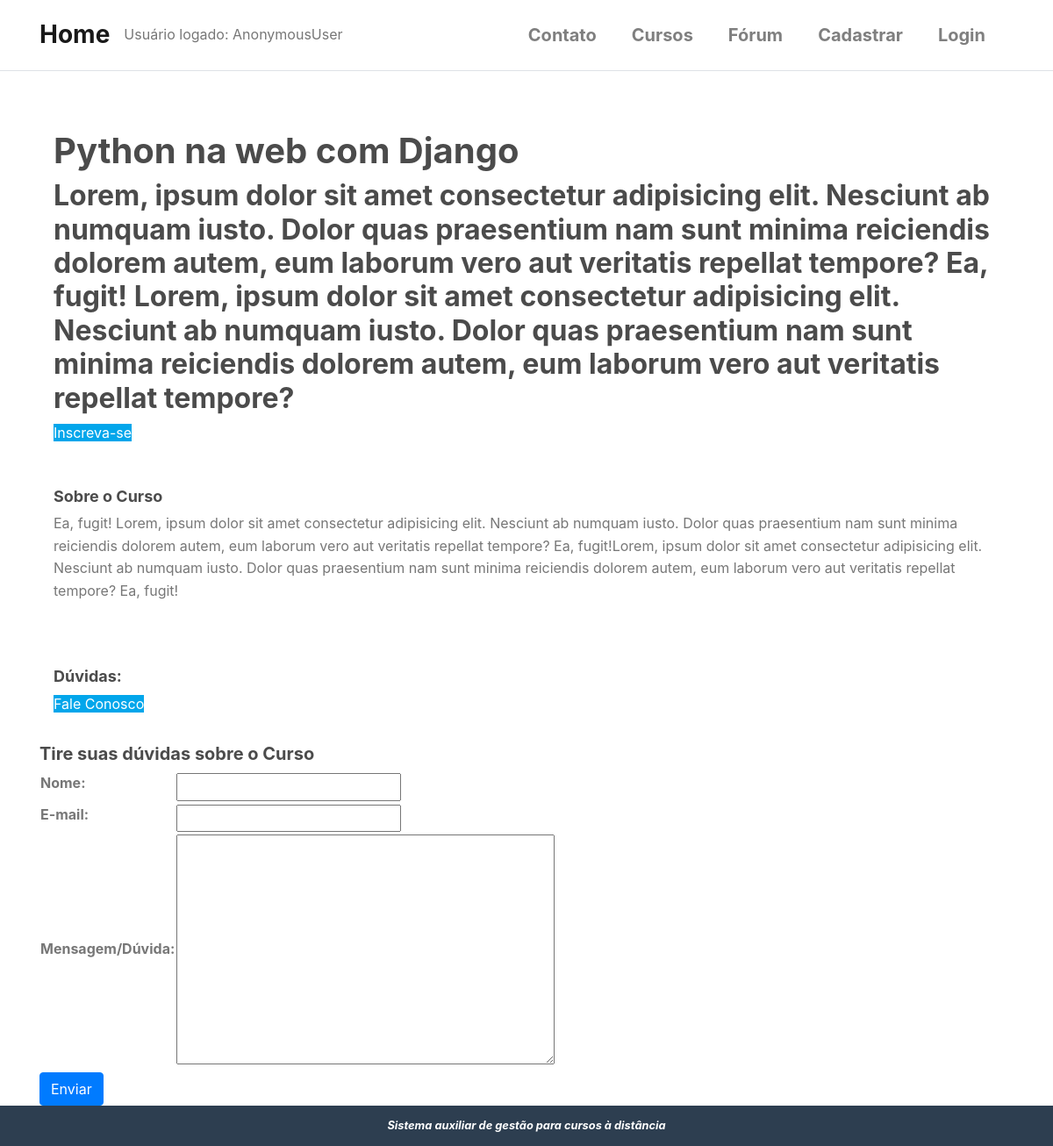
/cursos/python-na-web-com-django/, run on the app's committed database.
### cursos/models.py (models this page shows, shortened)
class Cursos(models.Model):
    nome = models.CharField('Nome', max_length=100)
    slug = models.SlugField('Atalho')
    descricao = models.TextField('Descrição Simples', blank=True)
    sobre = models.TextField('Sobre o Curso', blank=True)
    data_inicial = models.DateField(
        'Data de início', null=True, blank=True,
    )
    imagem = models.ImageField(
        upload_to='cursos/imagens', verbose_name='Imagem',
        null=True, blank=True
    )
    criado_em = models.DateTimeField('Criado em', auto_now_add=True)
    atualizado_em = models.DateTimeField('Atualizado em ', auto_now_add=True)
    objects = CursosManager()
    def __str__(self):
        return str(self.nome)
    class Meta:
        verbose_name = 'Curso'
        verbose_name_plural = 'Cursos'
        ordering = ['nome']  # ['-name'] ordem decrescente

### cursos/views.py (the view)
# urls.py: path('<slug:slug>/', views.detalhes_curso_view, name='detalhes_curso'),
def detalhes_curso_view(request, slug):
    curso = get_object_or_404(Cursos, slug=slug)
    context = {}
    if request.method == 'POST':
        form = FormContatoCurso(request.POST, request.FILES)
        if form.is_valid():
            context['is_valid'] = True  # aciona a mensagem
            form.send_email(curso)
            form = FormContatoCurso()
    else:
        form = FormContatoCurso()
    context['curso'] = curso
    context['form'] = form
    template_name = 'cursos/detalhes_curso.html'
    return render(request, template_name, context)

### cursos/forms.py (shortened to what this page needs)
class FormContatoCurso(forms.Form):
    nome = forms.CharField(label="Nome", widget=forms.TextInput())
    email = forms.EmailField(label="E-mail", widget=forms.TextInput())
    mensagem = forms.CharField(
        label="Mensagem/Dúvida", widget=forms.Textarea())

### cursos/templates/cursos/detalhes_curso.html (shortened to what this page needs)
{% extends 'base.html' %}
{% load static %}
{% block content %}
<div class="container">
    <div class="pure-g-r content-ribbon">
        <br>
        <br>
    </div>
    <body class="d-flex flex-column min-vh-100">
        <div class="pure-g-r content-ribbon">
            <div class="pure-u-1">
                <div class="l-box">
                <h1 class="splash-head">
                    {{ curso }}
                </h1>
                <h2 class="splash-subhead">
                    {{ curso.descricao }}
                </h2>
                <p><a href="{% url 'cursos:enrollment' curso.slug %}" class="pure-button primary-button">Inscreva-se</a></p>
                </div>
            </div>
        </div>
        <div class="pure-g-r content-ribbon">
            <div class="pure-u-2-3">
                <div class="l-box">
                    <h4 class="content-subhead">Sobre o Curso</h4>
                    {{ curso.sobre|linebreaks }}
                </div>
            </div>
        </div>
        <div class="pure-u-1-3">
            <div class="l-box">
                <h4>Dúvidas:</h4>
                <p><a href="{% url 'contato' %}" class="pure-button primary-button">Fale Conosco</a></p>
            </div>
        </div>
        <div class="container">
            <div class="row">
                <div class="pure-g-r content-ribbon" id="contato">
                    <div class="pure-u-1">
                        <h3>Tire suas dúvidas sobre o Curso</h3>
                        <form method="POST" action="">
                            <table>
                                <tbody>
                                    {{ form.as_table }}
                                </tbody>
                            </table>
                            <div class="pure-controls">
                                <button type="submit" class="btn btn-primary">Enviar</button>
                            </div>
                        </form>
                    </div>
                </div>
            </div>
        </div>
    </body>
</div>
{% endblock %}

### static/css/styles1.css (style rules this page uses)
* { -webkit-box-sizing: border-box; -moz-box-sizing: border-box; box-sizing: border-box; }
body { margin: 0 auto; line-height: 1.7em; }
a { color: #3b8bba; }
.l-box { padding: 1em; }
body .primary-button { background: #02a6eb; color: #fff; }
body { min-width: 320px; color: #777; line-height: 1.6; }
h1, h2, h3, h4, h5, h6 { font-weight: bold; color: rgb(75, 75, 75); }
h3 { font-size: 1.25em; }
h4 { font-size: 1.125em; }
a { color: #3b8bba; text-decoration: none; }

### data on the page
Cursos: nome "Python na web com Django", descricao "Lorem, ipsum dolor sit amet consectetur adipisicing elit. Nesciunt ab numquam iusto. Dolor quas praesentium nam sunt minima reiciendis dolorem autem, eum laborum vero aut veritatis repellat tempore? Ea, fugit! Lorem, ipsum dolor sit amet consectetur adipisicing elit. Nesciunt ab numquam iusto. Dolor quas praesentium nam sunt minima reiciendis dolorem autem, eum laborum vero aut veritatis repellat tempore?", sobre "Ea, fugit! Lorem, ipsum dolor sit amet consectetur adipisicing elit. Nesciunt ab numquam iusto. Dolor quas praesentium nam sunt minima reiciendis dolorem autem, eum laborum vero aut veritatis repellat tempore? Ea, fugit!Lorem, ipsum dolor sit amet consectetur adipisicing elit. Nesciunt ab numquam iusto. Dolor quas praesentium nam sunt minima reiciendis dolorem autem, eum laborum vero aut veritatis repellat tempore? Ea, fugit!"

### other printed values
{{ user }} "AnonymousUser"
